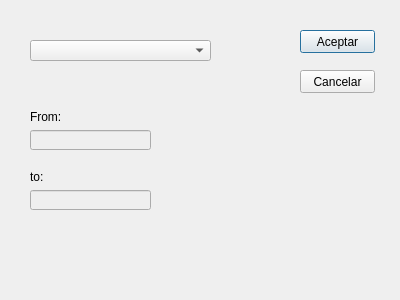
<ui version="4.0" >
 <class>Imprimir</class>
 <widget class="QDialog" name="Imprimir" >
  <property name="geometry" >
   <rect>
    <x>0</x>
    <y>0</y>
    <width>400</width>
    <height>300</height>
   </rect>
  </property>
  <property name="windowTitle" >
   <string>Imprimir valor</string>
  </property>
  <widget class="QPushButton" name="aceptarButton" >
   <property name="geometry" >
    <rect>
     <x>300</x>
     <y>30</y>
     <width>75</width>
     <height>23</height>
    </rect>
   </property>
   <property name="text" >
    <string>Aceptar</string>
   </property>
  </widget>
  <widget class="QPushButton" name="cancelarButton" >
   <property name="geometry" >
    <rect>
     <x>300</x>
     <y>70</y>
     <width>75</width>
     <height>23</height>
    </rect>
   </property>
   <property name="text" >
    <string>Cancelar</string>
   </property>
  </widget>
  <widget class="QComboBox" name="comboBox" >
   <property name="geometry" >
    <rect>
     <x>30</x>
     <y>40</y>
     <width>181</width>
     <height>21</height>
    </rect>
   </property>
  </widget>
  <widget class="QLabel" name="labelFrom" >
   <property name="geometry" >
    <rect>
     <x>30</x>
     <y>110</y>
     <width>46</width>
     <height>14</height>
    </rect>
   </property>
   <property name="text" >
    <string>From:</string>
   </property>
  </widget>
  <widget class="QLabel" name="Tolabel" >
   <property name="geometry" >
    <rect>
     <x>30</x>
     <y>170</y>
     <width>46</width>
     <height>14</height>
    </rect>
   </property>
   <property name="text" >
    <string>to:</string>
   </property>
  </widget>
  <widget class="QLineEdit" name="fromEdit" >
   <property name="enabled" >
    <bool>false</bool>
   </property>
   <property name="geometry" >
    <rect>
     <x>30</x>
     <y>130</y>
     <width>121</width>
     <height>20</height>
    </rect>
   </property>
  </widget>
  <widget class="QLineEdit" name="toEdit" >
   <property name="enabled" >
    <bool>false</bool>
   </property>
   <property name="geometry" >
    <rect>
     <x>30</x>
     <y>190</y>
     <width>121</width>
     <height>20</height>
    </rect>
   </property>
  </widget>
 </widget>
 <resources/>
 <connections/>
</ui>
